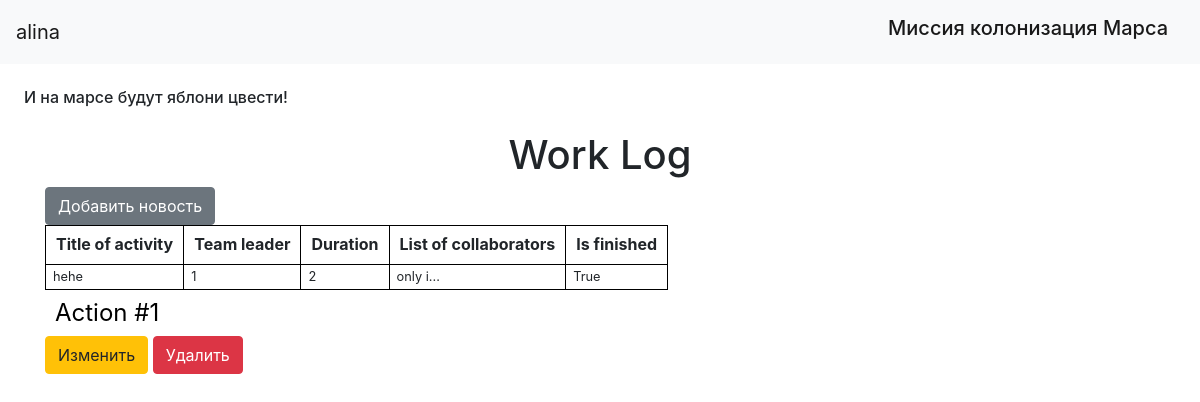
Page /index (signed in) on the committed database.
### data/users.py (models this page shows, shortened)
class User(SqlAlchemyBase, UserMixin):
    __tablename__ = 'users'
    id = sqlalchemy.Column(sqlalchemy.Integer,
                           primary_key=True, autoincrement=True)
    surname = sqlalchemy.Column(sqlalchemy.String)
    name = sqlalchemy.Column(sqlalchemy.String)
    age = sqlalchemy.Column(sqlalchemy.Integer)
    position = sqlalchemy.Column(sqlalchemy.String)
    speciality = sqlalchemy.Column(sqlalchemy.String)
    address = sqlalchemy.Column(sqlalchemy.String)
    email = sqlalchemy.Column(sqlalchemy.String, unique=True)
    hashed_password = sqlalchemy.Column(sqlalchemy.String)
    modified_date = sqlalchemy.Column(sqlalchemy.DateTime,
                                      default=datetime.datetime.now)
    news = orm.relationship('News', back_populates='user')

### data/news.py (models this page shows)
class News(SqlAlchemyBase):
    __tablename__ = 'news'
    id = sqlalchemy.Column(sqlalchemy.Integer,
                           primary_key=True, autoincrement=True)
    team_leader = sqlalchemy.Column(sqlalchemy.Integer, sqlalchemy.ForeignKey("users.id"))
    job = sqlalchemy.Column(sqlalchemy.String)
    work_size = sqlalchemy.Column(sqlalchemy.Integer)
    collaborators = sqlalchemy.Column(sqlalchemy.String)
    start_date = sqlalchemy.Column(sqlalchemy.DateTime)
    end_date = sqlalchemy.Column(sqlalchemy.DateTime)
    is_finished = sqlalchemy.Column(sqlalchemy.Boolean)
    categories = orm.relationship("Category",
                                  secondary="association",
                                  backref="news")
    user = orm.relationship('User')

### main.py (the view)
@app.route('/')
@app.route('/index')
def index():
    db_sess = db_session.create_session()
    news = db_sess.query(News).all()
    return render_template("index.html", news=news)

### data/db_session.py (called while the page is built)
def create_session() -> Session:
    global __factory
    return __factory()

### main.py (called while the page is built)
@login_manager.user_loader
def load_user(user_id):
    db_sess = db_session.create_session()
    return db_sess.query(User).get(user_id)

### templates/index.html
{% extends "base.html" %}
{% block content %}
<h1 align="center">Work Log</h1>
{% if current_user.is_authenticated %}
    <a href="news" class="btn btn-secondary">Добавить новость</a>
{% endif %}
{% for item in news %}
<table>
<caption>Action #{{item.id}}</caption>
  <tr>
    <th>Title of activity</th>
    <th>Team leader</th>
    <th>Duration</th>
    <th>List of collaborators</th>
    <th>Is finished</th>
  </tr>
  <tr>
    <td>{{item.job}}</td>
      <td>{{item.team_leader}}</td>
      <td>{{item.work_size}}</td>
      <td>{{item.collaborators}}</td>
      <td>{{item.is_finished}}</td>
  </tr><br>
</table>
{% if current_user.is_authenticated and current_user == item.user %}
    <div>
        <a href="/news/{{ item.id }}" class="btn btn-warning">
            Изменить
        </a>
        <a href="/news_delete/{{ item.id }}" class="btn btn-danger">
            Удалить
        </a>
    </div>
{% endif %}
{% endfor %}
{% endblock %}

### templates/base.html (shortened to what this page needs)
<!DOCTYPE html>
<html lang="en">
<head>
    <link rel="stylesheet"
          href="https://stackpath.bootstrapcdn.com/bootstrap/4.4.1/css/bootstrap.min.css"
>
    <link rel="stylesheet" href="../static/css/style.css">
</head>
<body>
<header>
    <nav class="navbar navbar-light bg-light">
        {% if current_user.is_authenticated %}
        <a class="navbar-brand" href="/logout">{{ current_user.name }}</a>
        {% else %}
        <p>
            <a class="btn btn-primary " href="/register">Зарегистрироваться</a>
            <a class="btn btn-success" href="/login">Войти</a>
        </p>
        {% endif %}
        <h1 class="navbar-brand" href="#">Миссия колонизация Марса</h1>
    </nav>
</header>
<h6>И на марсе будут яблони цвести!</h6>
<main role="main" class="container">
    {% block content %}{% endblock %}
</main>
</body>
</html>

### static/css/style.css (style rules this page uses)
table { border-collapse: collapse; line-height: 1.1; }
caption { font-size: 1.5rem; padding: 10px; color: #000000; }
h6 { margin: 1.5rem; }
th { padding: 10px; border: 1px solid #000000; }
td { font-size: 0.8em; padding: 5px 7px; border: 1px solid #000000; }

### rows in the picture
User: name "alina"
News: id "1", job "hehe", team_leader "1", work_size "2", collaborators "only i...", is_finished "True"
